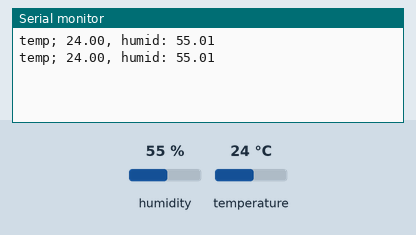
Bench run of a sketch on a simulated ESP32. On the bench: the last lines printed to the serial monitor. Wiring (inferred from the names in the program): HTU21/Si7021 sensor at I2C address 0x40. The inputs (shaded band) are chosen by the test bench; at power-on: humidity 55 %, temperature 24 °C.

Above: at 1.2 s.
1.3 s: humidity set to 22 %
At 2.6 s:
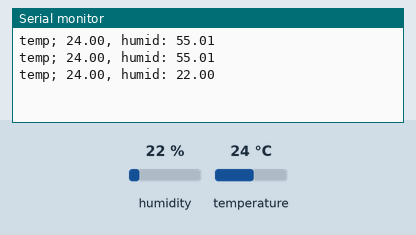
2.8 s: temperature set to 12 °C
At 3.8 s:
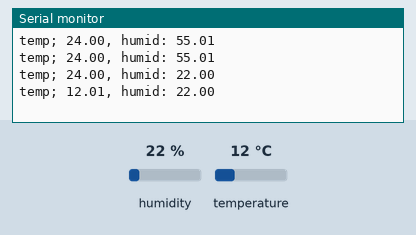
4.3 s: humidity set to 40 %
At 5.4 s:
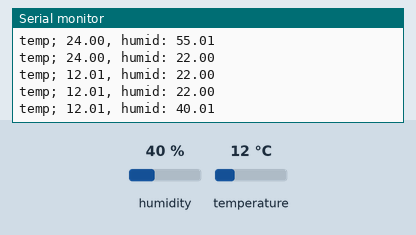
Timing chart, 0 to 7.3 s (numbered marks = the images above; inputs shaded):
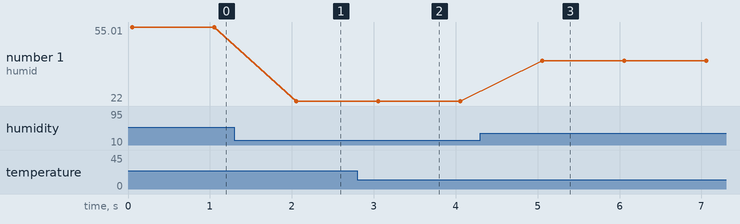

Measured:
- after the input at 1.3 s, the serial monitor: prints a new line after 0.75 s (image 1)
- after the input at 2.8 s, the serial monitor: prints a new line after 0.26 s (image 2)
- after the input at 4.3 s, the serial monitor: prints a new line after 0.76 s (image 3)
- plotted number 1: 55.01 → 22 after the input at 1.3 s, 22 → 40.01 after the input at 4.3 s

The sketch:

Si7021.ino
```cpp
#include <Wire.h>

#define SI7021_ADDR 0x40

#define SI7021_TEMP_HOLD        0xE3 // 温度を読む, Hold Master Mode
#define SI7021_TEMP_NOHOLD      0xF3 // 温度を読む, No Hold Master Mode
#define SI7021_RH_HOLD          0xE5 // 湿度を読む, Hold Master Mode
#define SI7021_RH_NOHOLD        0xF5 // 湿度を読む, No Hold Master Mode
#define SI7021_RESET            0xFE

void reset(void) {
    Wire.beginTransmission(SI7021_ADDR);  // コマンド送信先のI2Cアドレスを指定する
    Wire.write(SI7021_RESET);  // 送信するコマンドを準備する
    Wire.endTransmission();  // 準備したコマンドを送信する
    delay(50);
}

float readHumidity(void) {
    Wire.beginTransmission(SI7021_ADDR);
    Wire.write(SI7021_RH_NOHOLD);
    Wire.endTransmission();

    while (true) {
        if (Wire.requestFrom(SI7021_ADDR, 3) == 3) {
            uint16_t hum = Wire.read() << 8 | Wire.read();
            uint8_t chxsum = Wire.read();
            return (float)hum * 125 / 65536 - 6;
        }
        delay(6);
    }
}

float readTemperature(void) {
    Wire.beginTransmission(SI7021_ADDR);
    Wire.write(SI7021_TEMP_NOHOLD);
    Wire.endTransmission();

    while (true) {
        if (Wire.requestFrom(SI7021_ADDR, 3) == 3) {
            uint16_t temp = Wire.read() << 8 | Wire.read();
            uint8_t chxsum = Wire.read();
            return (float)temp * 175.72 / 65536 - 46.85;
        }
        delay(6);
    }
}

void setup() {
    Serial.begin(115200);
    while (!Serial) ;

    Wire.begin();
    reset();
}

void loop() {
    float temp = readTemperature();
    float humid = readHumidity();
    Serial.printf("temp; %.2f, humid: %.2f\r\n", temp, humid);
    delay(1000);
}
```
